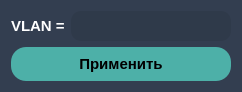
<?xml version="1.0" encoding="UTF-8"?>
<ui version="4.0">
 <class>Form</class>
 <widget class="QWidget" name="Form">
  <property name="geometry">
   <rect>
    <x>0</x>
    <y>0</y>
    <width>237</width>
    <height>90</height>
   </rect>
  </property>
  <property name="windowTitle">
   <string>Изменение VLAN</string>
  </property>
  <property name="styleSheet">
   <string notr="true">QWidget {
	background-color:#333e50;
	color:white;
	font-family:arial;
	font-weight:bold;
	font-size:15px;
}

QPushButton {
	color:black;
	background-color:#4DB0A8;
	border:none;
	border-radius:15px;
	padding:8px 10px;
	font-family:arial;
	font-weight:bold;
	font-size:15px;
}

QPushButton:hover {
	color:white;
	cursor:PointingHand;
}

QLineEdit {
	color:#747C86;
	font-weight:bold;
	background-color:#2F3A4A;
	padding:5px 5px;
	max-width:200px;
	min-width:150px;
	border-radius:10px;
	border:none;
}</string>
  </property>
  <layout class="QVBoxLayout" name="verticalLayout">
   <item>
    <layout class="QHBoxLayout" name="horizontalLayout">
     <item>
      <widget class="QLabel" name="label">
       <property name="text">
        <string>VLAN =</string>
       </property>
      </widget>
     </item>
     <item>
      <widget class="QLineEdit" name="vlan"/>
     </item>
    </layout>
   </item>
   <item>
    <widget class="QPushButton" name="apply">
     <property name="cursor">
      <cursorShape>PointingHandCursor</cursorShape>
     </property>
     <property name="text">
      <string>Применить</string>
     </property>
    </widget>
   </item>
  </layout>
 </widget>
 <resources/>
 <connections/>
</ui>
